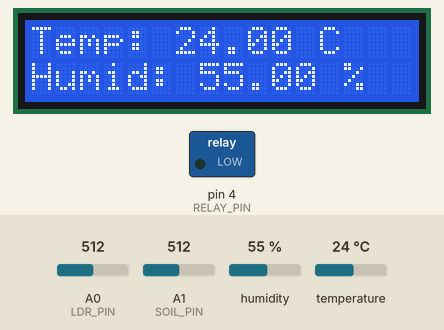
Simulated run of this sketch. Board: Arduino Uno, built with avr-gcc and run on an emulated ATmega328P. Parts: 16×2 character LCD, switched loads named in the sketch (green lamp = pin HIGH). Inputs (shaded band) come from the test bench; at power-on: A1 (SOIL_PIN) = 512, A0 (LDR_PIN) = 512, humidity 55 %, temperature 24 °C.

Above: at 3.2 s.
3.3 s: A1 (SOIL_PIN) set to 591
6.0 s: A1 (SOIL_PIN) set to 613
At 6.6 s:
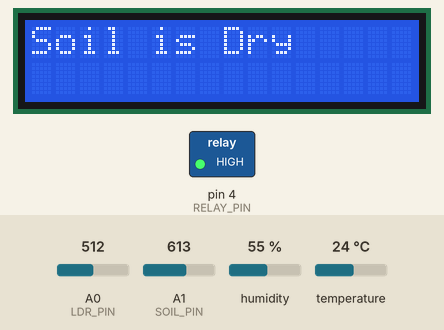
9.6 s: A0 (LDR_PIN) set to 490
At 10.9 s:
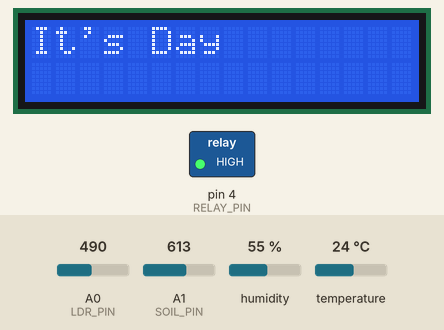
13.6 s: A0 (LDR_PIN) set to 510
At 15.2 s:
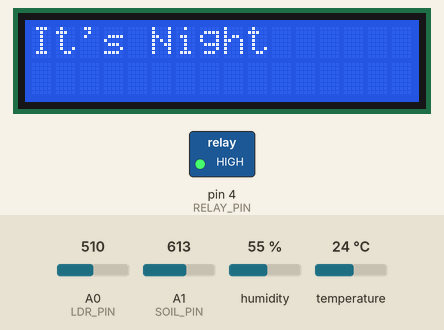
17.7 s: A1 (SOIL_PIN) set to 590
At 19.5 s:
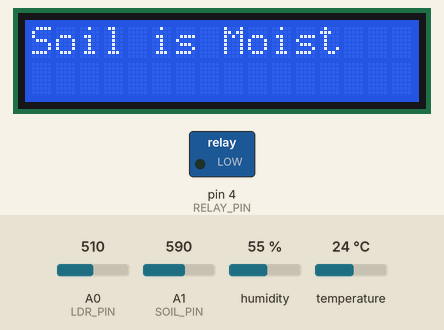
21.7 s: humidity set to 22 %
At 22.7 s:
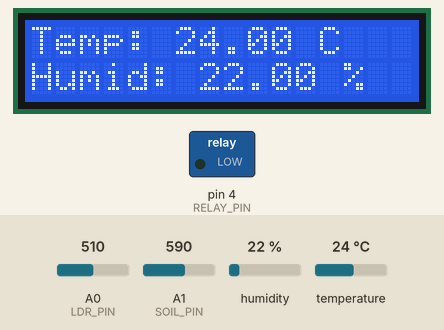
Timing chart, 0 to 24.7 s (numbered marks = the images above; inputs shaded):
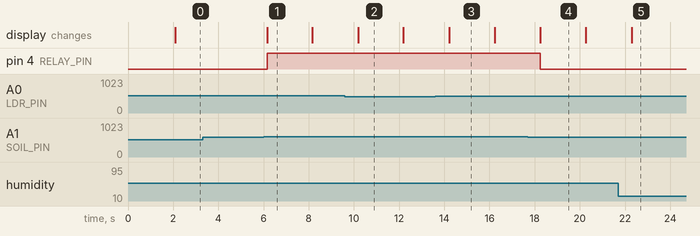

The sketch:

sketch_aug8a.ino
```cpp
#include <LiquidCrystal.h>
#include <DHT.h>

// LCD setup: RS, E, D4, D5, D6, D7
LiquidCrystal lcd(7, 8, 9, 10, 11, 12);

// DHT11 setup
#define DHTPIN 2
#define DHTTYPE DHT11
DHT dht(DHTPIN, DHTTYPE);

// Sensors and relay
#define LDR_PIN A0
#define SOIL_PIN A1
#define RELAY_PIN 4

// State tracking
bool isDay = false;
bool wasDay = false;

bool isSoilDry = false;
bool wasSoilDry = false;

void setup() {
  lcd.begin(16, 2);
  dht.begin();
  pinMode(RELAY_PIN, OUTPUT);
  digitalWrite(RELAY_PIN, LOW);
  lcd.print("System Ready");
  delay(2000);
  lcd.clear();
}

void loop() {
  // Read sensors
  float temp = dht.readTemperature();
  float hum = dht.readHumidity();
  int ldrValue = analogRead(LDR_PIN);
  int soilValue = analogRead(SOIL_PIN);

  // ✅ Inverted logic: lower light value = Day
  isDay = ldrValue < 500;       // Inverted threshold
  isSoilDry = soilValue > 600;  // Adjust as needed

  // --- LDR State Change ---
  if (isDay != wasDay) {
    lcd.clear();
    lcd.setCursor(0, 0);
    lcd.print(isDay ? "It's Day" : "It's Night");
    wasDay = isDay;
    delay(2000);
  }

  // --- Soil State Change ---
  if (isSoilDry != wasSoilDry) {
    lcd.clear();
    lcd.setCursor(0, 0);
    lcd.print(isSoilDry ? "Soil is Dry" : "Soil is Moist");

    digitalWrite(RELAY_PIN, isSoilDry ? HIGH : LOW);
    wasSoilDry = isSoilDry;
    delay(2000);
  }

  // --- Default Screen: Temp + Humidity ---
  lcd.clear();
  lcd.setCursor(0, 0);
  if (isnan(temp) || isnan(hum)) {
    lcd.print("Sensor Error");
  } else {
    lcd.print("Temp: ");
    lcd.print(temp);
    lcd.print(" C");

    lcd.setCursor(0, 1);
    lcd.print("Humid: ");
    lcd.print(hum);
    lcd.print(" %");
  }

  delay(2000);
}
```

Measured:
- the behaviour switches between 600 and 601 on A1 (SOIL_PIN) (found by bisection; images 0 and 1)
- after the input at 3.3 s, every drawn part: stays the same
- after the input at 6.0 s, pin 4 (RELAY_PIN): LOW → HIGH after 0.15 s; the display: changes after 0.15 s (image 1)
- after the input at 9.6 s, the display: changes after 0.59 s (image 2)
- after the input at 13.6 s, the display: changes after 0.62 s (image 3)
- after the input at 17.7 s, pin 4 (RELAY_PIN): HIGH → LOW after 0.56 s; the display: changes after 0.56 s (image 4)
- after the input at 21.7 s, the display: changes after 0.59 s (image 5)
- what the display in image 1 shows lasts 2.0 s, from 6.2 s to 8.2 s
